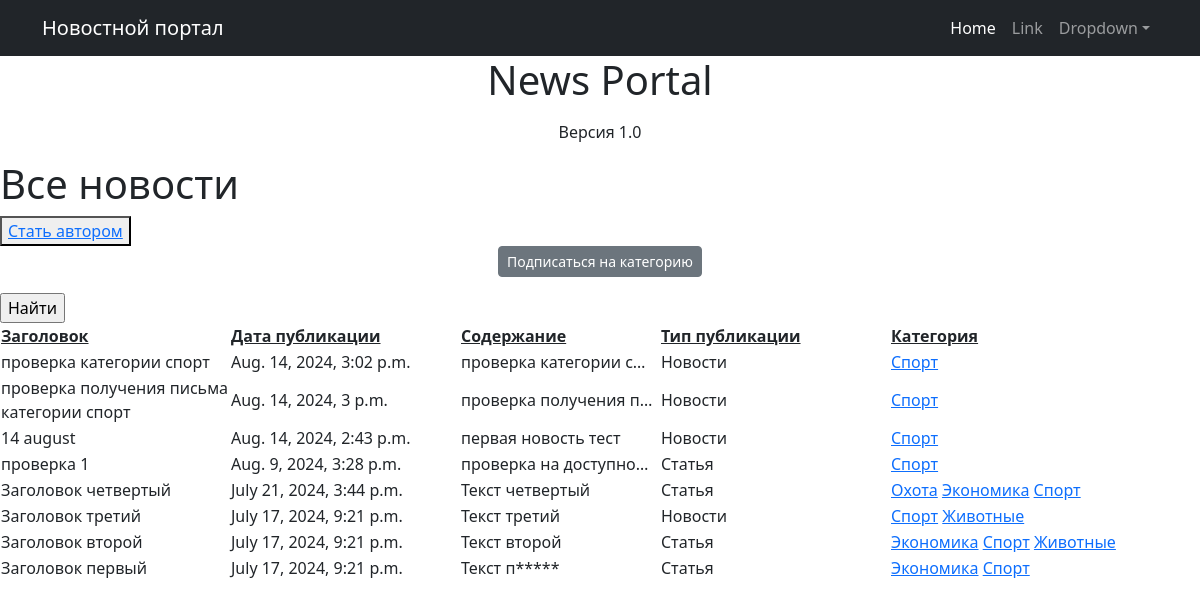
Page /news/categories/2 on the committed database.
### news/models.py (models this page shows, shortened)
class Post(models.Model):
    news = 'NE'
    article = 'AR'
    POST_TYPES = [
        (news, 'Новости'),
        (article, 'Статья')
    ]
    author = models.ForeignKey(Author, on_delete=models.CASCADE, related_name='posts')
    post_type = models.CharField(max_length=2, choices=POST_TYPES, default=news)
    post_time = models.DateTimeField(auto_now_add=True)
    category = models.ManyToManyField(Category, through='PostCategory')
    title = models.CharField(max_length=255)
    text = models.TextField()
    rating = models.IntegerField(default=0)

class Category(models.Model):
    name = models.CharField(max_length=100, unique=True)
    subscribers = models.ManyToManyField(User, blank=True, null=True, related_name='categories')
    def __str__(self):
        return self.name

### news/views.py (the view)
# urls.py: path('categories/<int:pk>', CategoryListView.as_view(), name='category_list'),
class CategoryListView(NewsList):
    model = Post
    template_name = 'category_list.html'
    context_object_name = 'category_news_list'
    def get_queryset(self):
        self.category = get_object_or_404(Category, id=self.kwargs['pk'])
        queryset = Post.objects.filter(category=self.category).order_by('-post_time')
        return queryset
    def get_context_data(self,  **kwargs):
        context = super().get_context_data(**kwargs)
        context['is_not_subscriber'] = self.request.user not in self.category.subscribers.all()
        context['category'] = self.category
        return context

### news/templatetags/custom_filters.py (called while the page is built)
@register.filter()
def censor(value):
    for word in censor_list:
        value = value.replace(word[1:], '*' * len(word[1:]))
    return value

### news/views.py (called while the page is built)
    def get_context_data(self,  **kwargs):
        context = super().get_context_data(**kwargs)
        context['is_not_author'] = not self.request.user.groups.filter(name='authors').exists()
        return context

    def get_template_names(self):
        if self.request.path == '/news/':
            self.template_name = 'post_list.html'
        elif self.request.path == '/news/search/':
            self.template_name == 'search.html'
        return self.template_name

### templates/category_list.html (shortened to what this page needs)
{% extends 'default.html'%}
{% load custom_filters %}
{% load custom_tags %}
{% block content %}
    <h1>Все новости</h1>
    {% if is_not_author %}
    <button><a href="{% url 'author_now' %}">Стать автором</a> </button>
    {% endif %}
    {% if is_not_subscriber %}
        <p class="text-center"><a href="{% url 'subscribe' category.id %}" class="btn btn-secondary btn-sm">Подписаться на категорию</a></p>
    {% endif %}
   <form action="" method="get">
       <input type="submit" value="Найти" />
   </form>
    <table>
        <tr>
            <td style='width:230px';><strong><u>Заголовок</u></strong></style></td>
            <td style='width:230px';><strong><u>Дата публикации</u></strong></style></td>
            <td style='width:200px';><strong><u>Содержание</u></strong></style></td>
            <td style='width:230px'><strong><u>Тип публикации</u></strong></td>
            <td style='width:230px';><strong><u>Категория</u></strong></style></td>
        </tr>
        {% for post in category_news_list %}
        <tr>
            <td>{{ post.title }}</td>
            <td>{{ post.post_time }}</td>
            <td>{{ post.text|truncatechars:21|censor }}</td>
            <td>{{ post.get_post_type_display }}</td>
            <td>
                {% for category in post.category.all %}
                <a href="{% url 'category_list' category.id %}">{{ category }}</a>
                {% endfor %}
            </td>
        </tr>
        {% endfor %}
    </table>
{% endblock content%}

### rows in the picture
Post: title "проверка категории спорт", post_time "Aug. 14, 2024, 3:02 p.m.", text|censor "проверка категории с…", post_type "Новости"
Category: name "Спорт"
Post: title "проверка получения письма категории спорт", post_time "Aug. 14, 2024, 3 p.m.", text|censor "проверка получения п…", post_type "Новости"
Post: title "14 august", post_time "Aug. 14, 2024, 2:43 p.m.", text|censor "первая новость тест", post_type "Новости"
Post: title "проверка 1", post_time "Aug. 9, 2024, 3:28 p.m.", text|censor "проверка на доступно…", post_type "Статья"
Post: title "Заголовок четвертый", post_time "July 21, 2024, 3:44 p.m.", text|censor "Текст четвертый", post_type "Статья"
Category: name "Охота"
Category: name "Экономика"
Post: title "Заголовок третий", post_time "July 17, 2024, 9:21 p.m.", text|censor "Текст третий", post_type "Новости"
Category: name "Животные"
Post: title "Заголовок второй", post_time "July 17, 2024, 9:21 p.m.", text|censor "Текст второй", post_type "Статья"
Post: title "Заголовок первый", post_time "July 17, 2024, 9:21 p.m.", text|censor "Текст п*****", post_type "Статья"
